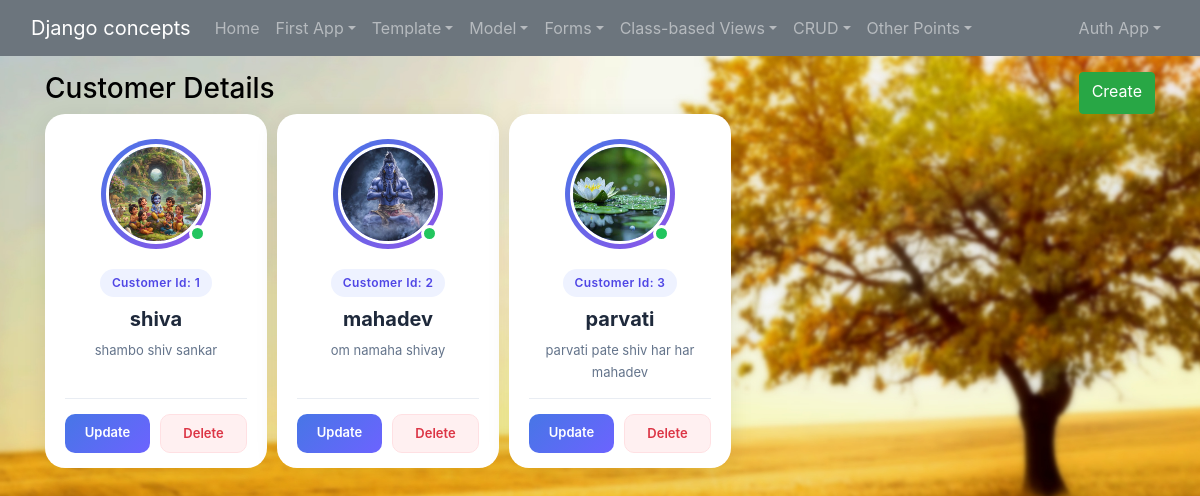
Screenshot of /functioncardApp/showcustomers with the database file from the repository.
### app_011_function_based_curd/models.py (models this page shows)
class customer(models.Model):
    profilepic = models.ImageField(upload_to='customerPics',  blank=True, null = True)
    name = models.CharField(max_length=100)
    customerId = models.IntegerField()
    details = models.CharField(max_length=100)
    status = models.BooleanField(default=False)

### app_011_function_based_curd/views.py (the view)
# urls.py: path('showcustomers', showCustomers, name="showcustomers"),
def showCustomers(request):
    data = customer.objects.all()
    return render(request, 'app_011_function_based_curd/show.html',{'data':data})

### templates/app_011_function_based_curd/show.html (shortened to what this page needs)
{%extends 'base.html'%}
{% load static %}
    {%block style%}
    <link rel="stylesheet" href="{%static 'css/customer_card.css'%}"
    {%endblock style%}
    {%block body%}
    <div class="d-flex justify-content-between">
        <h3>Customer Details</h3>
        <a href="{%url 'createcustomer'%}" class="btn btn-success">Create</a>
    </div>
    {% if data %}
        <div class="d-flex" style="gap:10px;">
            {%for value in data%}
                <div class="card customer-card">
                    <div class="customer-image-wrapper">
                        {% if value.profilepic %}
                            <img src="{{ value.profilepic.url }}" class="customer-img" alt="Customer profile"/>
                        {% else %}
                            <img src="{%static 'images/lotus.jpg'%}" class="customer-img" alt="Customer profile"/>
                        {% endif %}
                        {% if value.status %}
                            <span class="customer-status-active"></span>
                        {% else %}
                            <span class="customer-status-inactive"></span>
                        {% endif %}
                    </div>
                    <div class="card-body customer-body">
                        <span class="customer-id">Customer Id: {{value.customerId}}</span>
                        <h5 class="customer-name">{{value.name}}</h5>
                        <p class="customer-description">{{value.details}}</p>
                        <div class="customer-divider"></div>
                        <div class="customer-actions">
                            <a type="button" href="{%url 'updatecustomer' value.id%}" class="btn btn-update">Update</a>
                            <a type="button" href="{%url 'deletecustomer' value.id%}" class="btn btn-delete">Delete</a>
                        </div>
                    </div>
                </div>
            {% endfor %}
        </div>
    {% else %}
        <h4> Data is not available</h4>
    {% endif %}
    {%endblock body%}

### static/css/base.css (style rules this page uses)
html, body { margin: 0; padding: 0; width: 100%; min-height: 100%; }
body { background-image: url(../images/ak2.jpg); background-size:cover; background-position: center; background-attachment: fixed; color: rgba(var(--bs-dark-rgb),var(--bs-text-opacity))!important }

### static/css/customer_card.css (style rules this page uses)
.customer-card { width: 20%; max-width: 30%; padding: 25px 20px 15px; border: none; border-radius: 20px; background: #ffffff; text-align: center; box-shadow: 0 5px 25px rgba(0, 0, 0, 0.08); transition: transform 0.3s ease, box-shadow 0.3s ease; overflow: hidden; }
.customer-image-wrapper { position: relative; width: 110px; height: 110px; margin: 0 auto 15px; padding: 5px; border-radius: 50%; background: linear-gradient(135deg, #4776e6, #8e54e9); }
.customer-img { width: 100%; height: 100%; border-radius: 50%; object-fit: cover; border: 3px solid #ffffff; }
.customer-status-active { position: absolute; right: 5px; bottom: 7px; width: 17px; height: 17px; border: 3px solid #ffffff; border-radius: 50%; background-color: #22c55e; }
.customer-body { padding: 5px 0 0; }
.customer-id { display: inline-block; padding: 5px 12px; margin-bottom: 10px; border-radius: 20px; background: #eef2ff; color: #4f46e5; font-size: 12px; font-weight: 600; letter-spacing: 0.4px; }
.customer-name { margin-bottom: 8px; color: #1e293b; font-size: 20px; font-weight: 700; }
.customer-description { margin-bottom: 15px; color: #64748b; font-size: 13px; line-height: 1.7; display: -webkit-box; -webkit-box-orient: vertical; -webkit-line-clamp: 2; overflow: hidden; text-overflow: ellipsis; height: calc(13px * 1.7 * 2); cursor: pointer; }
.customer-divider { height: 1px; margin: 15px 0; background: #e9edf3; }
.customer-actions { display: flex; gap: 10px; }
.customer-actions .btn { flex: 1; padding: 9px 10px; border-radius: 10px; font-size: 13px; font-weight: 600; transition: all 0.2s ease; }
.btn-update { color: #ffffff; background: linear-gradient(135deg, #4776e6, #6c63ff); border: none; }
.btn-delete { color: #dc3545; background: #fff0f1; border: 1px solid #ffe0e3; }

### rows the page displays
customer: profilepic (picture), status True (drawn), customerId "1", name "shiva", details "shambo shiv sankar"
customer: profilepic (picture), status True (drawn), customerId "2", name "mahadev", details "om namaha shivay"
customer: status True (drawn), customerId "3", name "parvati", details "parvati pate shiv har har mahadev"
